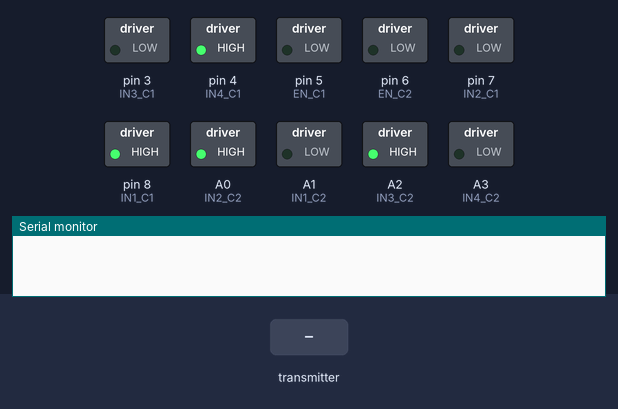
Bench run of a sketch on a simulated Arduino Uno, built with avr-gcc and run on an emulated ATmega328P. On the bench: switched loads named in the sketch (green lamp = pin HIGH), the last lines printed to the serial monitor. Inputs (shaded band) come from the test bench. No radio packets arrive unless stated.

Above: at 1.3 s.
1.4 s: the transmitter starts sending valor_codo = 1023
At 2.3 s:
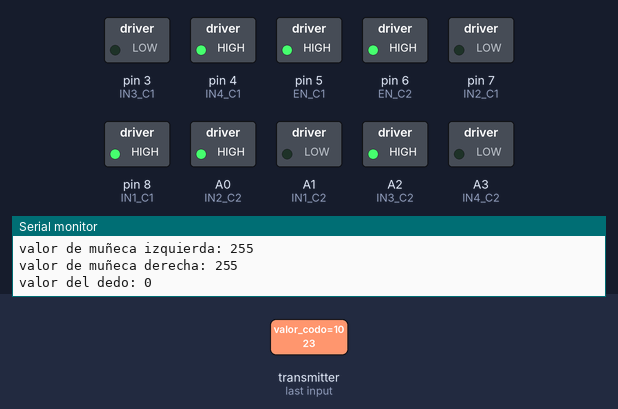
2.9 s: the transmitter starts sending valor_dedo = 256
At 3.4 s:
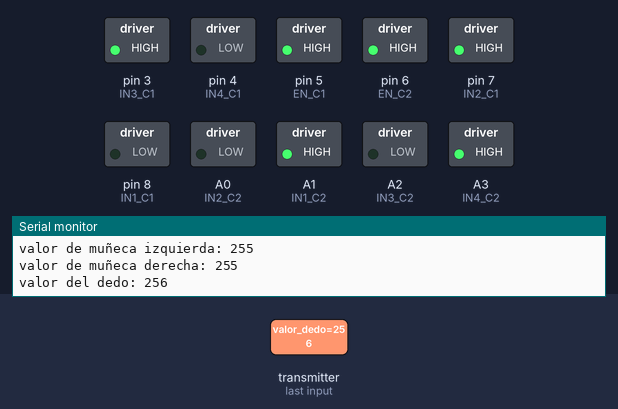
4.4 s: the transmitter starts sending valor_codo = 0
At 5.6 s:
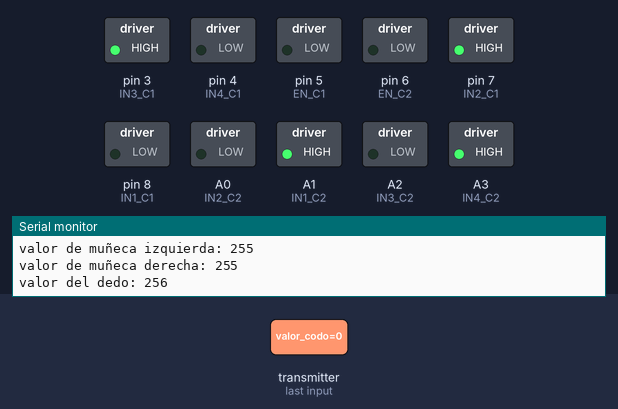
5.9 s: the transmitter starts sending valor_muneca_derez = 0
At 6.8 s:
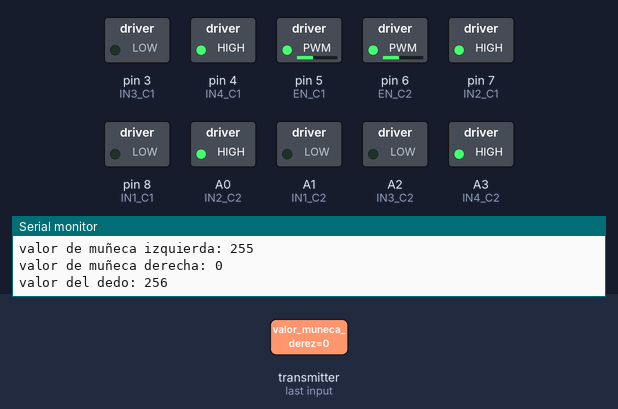
7.4 s: the transmitter starts sending valor_muneca_derez = 256
At 8.0 s:
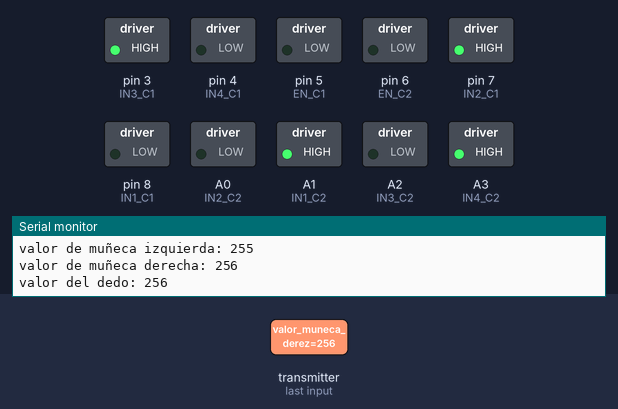
8.9 s: the transmitter starts sending valor_muneca_iz = 0
At 10.3 s:
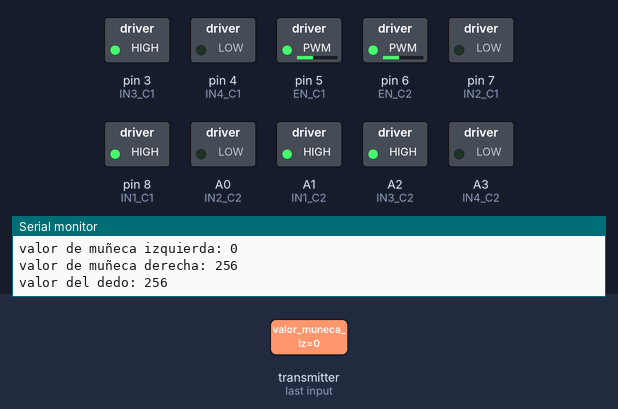
Timing chart, 0 to 11.4 s (numbered marks = the images above; inputs shaded):
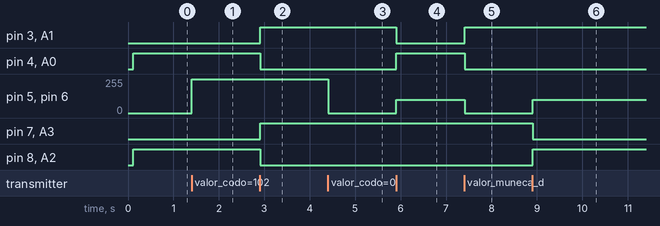

The sketch:

codigo_robot.ino
```cpp
#include <RF24.h>

/*
 * Este el codigo para una shield de motores puente en H
 * diseñadp por: José Antonio Martín pretel
 * fecha de cracion: 11/3/2019
 */
// definimos los pines a los que van a ir conectados los pines del L293D
#define IN1_C1 8
#define IN2_C1 7
#define IN3_C1 3
#define IN4_C1 4
#define IN1_C2 A1
#define IN2_C2 A0
#define IN3_C2 A2
#define IN4_C2 A3
#define EN_C1 5
#define EN_C2 6

#define CE 9
#define CSN 10

RF24 radio(CE, CSN);

byte direcion[][6] = {"0"};

int lado_derecho = 0;
int lado_izquierdo = 0;

// variables de entrada de control
struct datos
{
  int valor_codo;
  int valor_muneca_derez = 255;
  int valor_muneca_iz = 255;
  int valor_dedo;
} entrada;

//diferentes funciones
void adelante(byte derecha, byte izquierda);
void atras(byte derecha, byte izquierda);
void derecha(byte v_comun);
void izquierda(byte v_comun);
void oblicua_derecha();
void oblicua_izquierda();
void rotacion();
void presentacion();

void comunicacion();
void control();

void setup()
{
  // put your setup code here, to run once:
  Serial.begin(115200);
  delay(100);
  radio.begin();
  radio.setChannel(115);
  radio.setPALevel(RF24_PA_MAX);
  radio.setDataRate(RF24_250KBPS);
  radio.openReadingPipe(1, direcion[0]);
  radio.startListening();

  // for(int x=6;x<14;x++)   pinMode(x,OUTPUT); // declaracion de los pines de los motores
  pinMode(IN1_C1, OUTPUT);
  pinMode(IN2_C1, OUTPUT);
  pinMode(IN3_C1, OUTPUT);
  pinMode(IN4_C1, OUTPUT);
  pinMode(EN_C1, OUTPUT);
  pinMode(IN1_C2, OUTPUT);
  pinMode(IN2_C2, OUTPUT);
  pinMode(IN3_C2, OUTPUT);
  pinMode(IN4_C2, OUTPUT);
  pinMode(EN_C2, OUTPUT);
}

void loop()
{
  control();
  //presentacion();
}

void control()
{
  comunicacion();
  // dirreción
  if ((entrada.valor_dedo < 40) && (entrada.valor_muneca_derez > 200) && (entrada.valor_muneca_iz > 200))
    adelante(lado_derecho, lado_izquierdo);
  else if ((entrada.valor_dedo > 40) && (entrada.valor_muneca_derez > 200) && (entrada.valor_muneca_iz > 200))
    atras(lado_derecho, lado_izquierdo);
  /*      el valor de lado derecho debe ser dirrectamente proporcional
 *      con el valor del codo, para que este nunca sea mayor que el valor del codo
 *      y el rango que nos movemos es de 0 a 200
 *      regla de 3
 *      valor_muñeca_iz----200
 *      lado_derecho-----entrada. valor_codo     lado_derecho=(valor_muñeca_iz*entrada. valor_codo)/200
 */

  else if ((entrada.valor_muneca_iz < 200) && (entrada.valor_codo > 50))
    lado_derecho = (entrada.valor_muneca_iz * entrada.valor_codo) / 200;
  else if ((entrada.valor_muneca_derez < 200) && (entrada.valor_codo > 50))
    lado_izquierdo = (entrada.valor_muneca_derez * entrada.valor_codo) / 200;

  else if ((entrada.valor_muneca_derez < 200) && (entrada.valor_codo < 50))
    //izquierda(entrada.valor_muneca_derez);
    izquierda(100);
  else if ((entrada.valor_muneca_iz < 200) && (entrada.valor_codo < 50))
    //derecha(entrada.valor_muneca_iz);
    derecha(100);
  else
  {
    analogWrite(EN_C1, entrada.valor_codo);
    analogWrite(EN_C2, entrada.valor_codo);
  } //else
  lado_derecho = entrada.valor_codo;
  lado_izquierdo = entrada.valor_codo;
} //control

//si la muñeca izquirda la muevo mas de x, q las ruedas del lado derecho disminuñe x
//si la muñeca derecha la muevo mas de x, q las ruedas del lado izquierdo disminuñe x
// si no, que las 4 tengan la misma velocidad

void comunicacion()
{
  if (radio.available())
  {
    while (radio.available())
    {
      radio.read(&entrada, sizeof(entrada));
    }
    Serial.print("valor de codo: ");
    Serial.println(entrada.valor_codo);
    Serial.print("valor de muñeca izquierda: ");
    Serial.println(entrada.valor_muneca_iz);
    Serial.print("valor de muñeca derecha: ");
    Serial.println(entrada.valor_muneca_derez);
    Serial.print("valor del dedo: ");
    Serial.println(entrada.valor_dedo);
  }
}

void adelante(byte derecha, byte izquierda)
{
  //este el lado derecho
  digitalWrite(IN1_C1, HIGH);
  digitalWrite(IN2_C1, LOW);
  digitalWrite(IN3_C1, LOW);
  digitalWrite(IN4_C1, HIGH);
  analogWrite(EN_C1, derecha); // minimo para que empieze a andar 80

  // este es el lado izquierdo
  digitalWrite(IN1_C2, LOW);
  digitalWrite(IN2_C2, HIGH);
  digitalWrite(IN3_C2, HIGH);
  digitalWrite(IN4_C2, LOW);
  analogWrite(EN_C2, izquierda);
}

void atras(byte derecha, byte izquierda)
{
  digitalWrite(IN1_C1, LOW);
  digitalWrite(IN2_C1, HIGH);
  digitalWrite(IN3_C1, HIGH);
  digitalWrite(IN4_C1, LOW);
  analogWrite(EN_C1, derecha);
  digitalWrite(IN1_C2, HIGH);
  digitalWrite(IN2_C2, LOW);
  digitalWrite(IN3_C2, LOW);
  digitalWrite(IN4_C2, HIGH);
  analogWrite(EN_C2, izquierda);
}

void derecha(byte v_comun)
{
  digitalWrite(IN1_C1, HIGH);
  digitalWrite(IN2_C1, LOW);
  digitalWrite(IN3_C1, HIGH);
  digitalWrite(IN4_C1, LOW);
  analogWrite(EN_C1, v_comun);

  digitalWrite(IN1_C2, HIGH);
  digitalWrite(IN2_C2, LOW);
  digitalWrite(IN3_C2, HIGH);
  digitalWrite(IN4_C2, LOW);
  analogWrite(EN_C2, v_comun);
}

void izquierda(byte v_comun)
{
  digitalWrite(IN1_C1, LOW);
  digitalWrite(IN2_C1, HIGH);
  digitalWrite(IN3_C1, LOW);
  digitalWrite(IN4_C1, HIGH);
  analogWrite(EN_C1, v_comun);

  digitalWrite(IN1_C2, LOW);
  digitalWrite(IN2_C2, HIGH);
  digitalWrite(IN3_C2, LOW);
  digitalWrite(IN4_C2, HIGH);
  analogWrite(EN_C2, v_comun);
}

void oblicua_derecha()
{
  digitalWrite(IN1_C1, HIGH);
  digitalWrite(IN2_C1, LOW);
  digitalWrite(IN3_C1, LOW);
  digitalWrite(IN4_C1, LOW);
  analogWrite(EN_C1, 180);

  digitalWrite(IN1_C2, LOW);
  digitalWrite(IN2_C2, LOW);
  digitalWrite(IN3_C2, HIGH);
  digitalWrite(IN4_C2, LOW);
  analogWrite(EN_C2, 180);
}

void oblicua_izquierda()
{
  digitalWrite(IN1_C1, LOW);
  digitalWrite(IN2_C1, LOW);
  digitalWrite(IN3_C1, LOW);
  digitalWrite(IN4_C1, HIGH);
  analogWrite(EN_C1, 180);

  digitalWrite(IN1_C2, LOW);
  digitalWrite(IN2_C2, HIGH);
  digitalWrite(IN3_C2, LOW);
  digitalWrite(IN4_C2, LOW);
  analogWrite(EN_C2, 180);
}

void rotacion()
{
  digitalWrite(IN1_C1, HIGH);
  digitalWrite(IN2_C1, LOW);
  digitalWrite(IN3_C1, HIGH);
  digitalWrite(IN4_C1, LOW);
  analogWrite(EN_C1, 180);

  digitalWrite(IN1_C2, LOW);
  digitalWrite(IN2_C2, HIGH);
  digitalWrite(IN3_C2, LOW);
  digitalWrite(IN4_C2, HIGH);
  analogWrite(EN_C2, 180);
}
void presentacion()
{
  adelante(180, 180);
  delay(2000);
  atras(180, 180);
  delay(2000);
  derecha(180);
  delay(2000);
  izquierda(180);
  delay(2000);
  oblicua_derecha();
  delay(2000);
  oblicua_izquierda();
  delay(2000);
  rotacion();
  delay(2000);
}
```

Measured:
- after the input at 1.4 s, pin 5 (EN_C1), pin 6 (EN_C2): 0/255 → 255/255 at once
- after the input at 2.9 s, pin 3 (IN3_C1), pin 7 (IN2_C1), A1 (IN1_C2), A3 (IN4_C2): LOW → HIGH at once; pin 4 (IN4_C1), pin 8 (IN1_C1), A0 (IN2_C2), A2 (IN3_C2): HIGH → LOW at once
- after the input at 4.4 s, pin 5 (EN_C1), pin 6 (EN_C2): 255/255 → 0/255 at once
- after the input at 5.9 s, pin 3 (IN3_C1), A1 (IN1_C2): HIGH → LOW at once; pin 4 (IN4_C1), A0 (IN2_C2): LOW → HIGH at once; pin 5 (EN_C1), pin 6 (EN_C2): 0/255 → 100/255 at once
- after the input at 7.4 s, pin 3 (IN3_C1), A1 (IN1_C2): LOW → HIGH at once; pin 4 (IN4_C1), A0 (IN2_C2): HIGH → LOW at once; pin 5 (EN_C1), pin 6 (EN_C2): 100/255 → 0/255 at once
- after the input at 8.9 s, pin 5 (EN_C1), pin 6 (EN_C2): 0/255 → 100/255 at once; pin 7 (IN2_C1), A3 (IN4_C2): HIGH → LOW at once; pin 8 (IN1_C1), A2 (IN3_C2): LOW → HIGH at once
